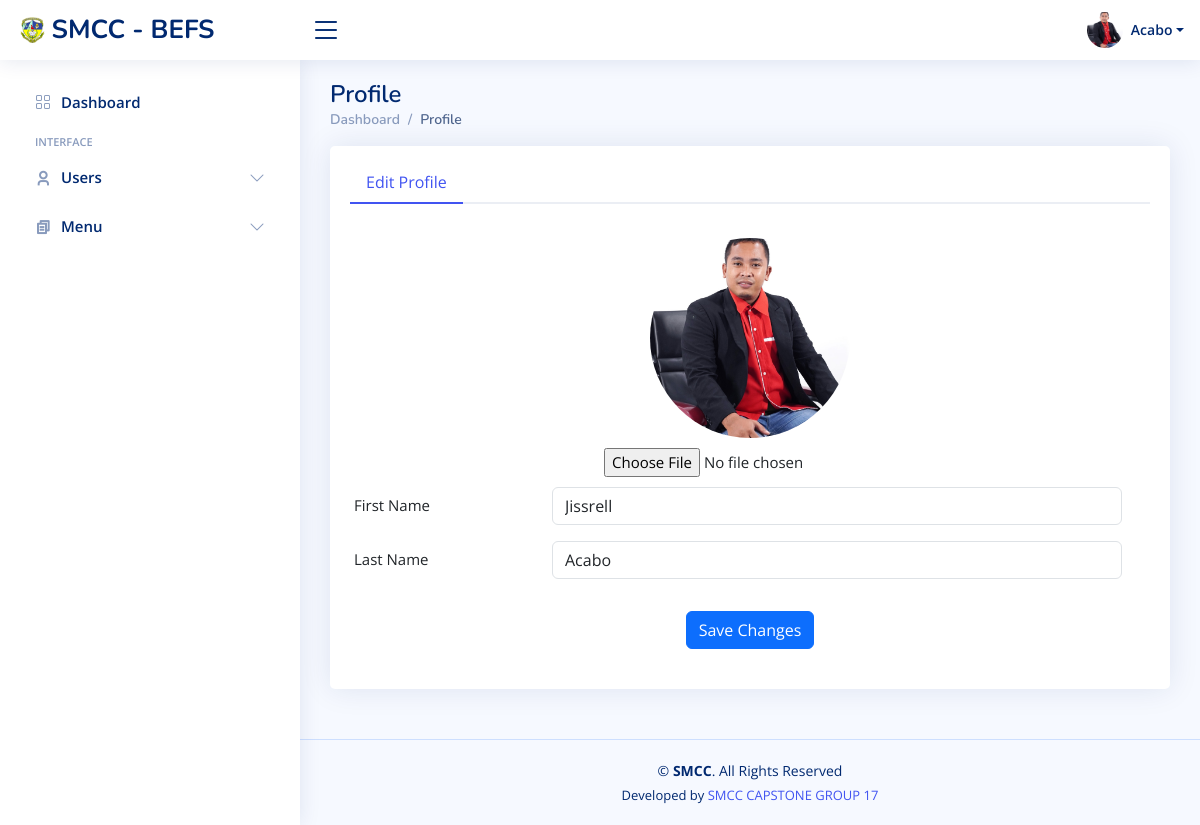
/admin/admin_profile.php?user_id=2, run on the app's committed database.
### tables this page shows
CREATE TABLE `users` (
  `id` int(11) NOT NULL,
  `username` varchar(255) DEFAULT NULL,
  `password` varchar(255) DEFAULT NULL,
  `type` varchar(255) DEFAULT NULL,
  `status` varchar(255) DEFAULT NULL,
  `fname` varchar(255) DEFAULT NULL,
  `lname` varchar(255) DEFAULT NULL,
  `profile_image` varchar(255) DEFAULT NULL,
  `date_created` datetime DEFAULT NULL,
  `logged_in` varchar(255) DEFAULT NULL
);

### admin/admin_profile.php (the view, shortened to what this page needs)
<?php
include('../dbconnect.php');
$user_id = $_REQUEST['user_id'];
$query = mysqli_query($conn, "SELECT * FROM users WHERE id = '$user_id'") or die(mysqli_error());
if ($row = mysqli_fetch_array($query)) {
    $logged_in = $row['logged_in'];
    if ($logged_in == "NO" || $logged_in == null) {
        echo "<script type='text/javascript'>alert('Please login again!'); document.location='index.php'</script>";
    } else {
        $fname = ucfirst(strtolower($row['fname']));
        $lname = ucfirst(strtolower($row['lname']));
    }
}
?>
<!DOCTYPE html>
<html lang="en">
<head>
    <link href="../assets/vendor/bootstrap/css/bootstrap.min.css" rel="stylesheet">
    <link href="../assets/vendor/bootstrap-icons/bootstrap-icons.css" rel="stylesheet">
    <link href="../assets/vendor/boxicons/css/boxicons.min.css" rel="stylesheet">
    <link href="../assets/vendor/quill/quill.snow.css" rel="stylesheet">
    <link href="../assets/vendor/quill/quill.bubble.css" rel="stylesheet">
    <link href="../assets/vendor/remixicon/remixicon.css" rel="stylesheet">
    <link href="../assets/vendor/simple-datatables/style.css" rel="stylesheet">
    <link href="../assets/css/style.css" rel="stylesheet">
</head>
<body>
<?php include('../header.php'); ?>
<?php include('../sidebar.php'); ?>
<main id="main" class="main">
    <div class="pagetitle">
        <h1>Profile</h1>
        <nav>
            <ol class="breadcrumb">
                <li class="breadcrumb-item"><a href="admin_home.php?user_id=<?php echo $user_id; ?>">Dashboard</a></li>
                <li class="breadcrumb-item active">Profile</li>
            </ol>
        </nav>
    </div>
    <section class="section profile">
        <div class="row">
            <div class="col-xl-12">
                <div class="card">
                    <div class="card-body pt-3">
                        <ul class="nav nav-tabs nav-tabs-bordered">
                            <li class="nav-item">
                                <button class="nav-link active" data-bs-toggle="tab" data-bs-target="#profile-overview">Edit Profile</button>
                            </li>
                        </ul>
                        <div class="tab-content pt-2">
                            <div class="tab-pane fade show active profile-overview" id="profile-overview">
                                <form action="admin_profile.php?user_id=<?php echo $user_id; ?>" method="POST" enctype="multipart/form-data" class="row g-3 user needs-validation" novalidate>
                                    <div style="text-align: center; margin-top: 20px;">
                                        <br>
                                        <div>
                                            <img src="<?php echo $profile_image; ?>" alt="Profile Image" style="width: 200px; height: 200px; border-radius: 100%; display: block; margin: 0 auto;">
                                            <input type="file" name="profile_image" accept="image/*" style="display: block; margin: 10px auto;">
                                        </div>
                                    </div>
                                    <br>
                                    <div class="row mb-3">
                                        <label for="fullName" class="col-md-4 col-lg-3 col-form-label">First Name</label>
                                        <div class="col-md-8 col-lg-9">
                                            <input name="fname" type="text" class="form-control" id="fullName" value="<?php echo $fname; ?>" required>
                                        </div>
                                    </div>
                                    <div class="row mb-3">
                                        <label for="about" class="col-md-4 col-lg-3 col-form-label">Last Name</label>
                                        <div class="col-md-8 col-lg-9">
                                            <input name="lname" type="text" class="form-control" id="fullName" value="<?php echo $lname; ?>" required>
                                        </div>
                                    </div>
                                    <div class="text-center">
                                        <button name="update_admin" type="submit" class="btn btn-primary">Save Changes</button>
                                    </div>
                                </form>
                            </div>
                        </div>
                    </div>
                </div>
            </div>
        </div>
    </section>
</main>
<?php include('../footer.php'); ?>
</body>
</html>

### header.php (shortened to what this page needs)
<header id="header" class="header fixed-top d-flex align-items-center">
    <div class="d-flex align-items-center justify-content-between">
      <a href="admin_home.php?user_id=<?php echo $user_id; ?>" class="logo d-flex align-items-center">
        <img src="../images/Smcc_logo.gif" alt="">
        <span class="d-none d-lg-block">SMCC - BEFS</span>
      </a>
      <i class="bi bi-list toggle-sidebar-btn"></i>
    </div>
    <nav class="header-nav ms-auto">
      <ul class="d-flex align-items-center">
        <li class="nav-item dropdown pe-3">
          <a class="nav-link nav-profile d-flex align-items-center pe-0" href="#" data-bs-toggle="dropdown">
          <?php
        $profile_image = !empty($row['profile_image']) ? $row['profile_image'] : '../assets/img/profile-img2.jpg';
        ?>
        <img src="<?php echo $profile_image; ?>" alt="Profile" class="rounded-circle">
            <span class="d-none d-md-block dropdown-toggle ps-2"><?php echo $lname; ?></span>
          </a>
        </li>
      </ul>
    </nav>
  </header>

### assets/css/style.css (style rules this page uses)
:root { scroll-behavior: smooth; }
body { font-family: "Open Sans", sans-serif; background: #f6f9ff; color: #444444; }
a { color: #4154f1; text-decoration: none; }
h1, h2, h3, h4, h5, h6 { font-family: "Nunito", sans-serif; }
#main { margin-top: 60px; padding: 20px 30px; transition: all 0.3s; }
.pagetitle { margin-bottom: 10px; }
.pagetitle h1 { font-size: 24px; margin-bottom: 0; font-weight: 600; color: #012970; }
.card { margin-bottom: 30px; border: none; border-radius: 5px; box-shadow: 0px 0 30px rgba(1, 41, 112, 0.1); }
.card-body { padding: 0 20px 20px 20px; }
.breadcrumb { font-size: 14px; font-family: "Nunito", sans-serif; color: #899bbd; font-weight: 600; }
.breadcrumb a { color: #899bbd; transition: 0.3s; }
.breadcrumb .breadcrumb-item::before { color: #899bbd; }
.breadcrumb .active { color: #51678f; font-weight: 600; }
.nav-tabs-bordered { border-bottom: 2px solid #ebeef4; }
.nav-tabs-bordered .nav-link { margin-bottom: -2px; border: none; color: #2c384e; }
.nav-tabs-bordered .nav-link.active { background-color: #fff; color: #4154f1; border-bottom: 2px solid #4154f1; }
.logo { line-height: 1; }
@media (min-width: 1200px) { .logo { width: 280px; } }
.logo img { max-height: 26px; margin-right: 6px; }
.logo span { font-size: 26px; font-weight: 700; color: #012970; font-family: "Nunito", sans-serif; }
.header { transition: all 0.5s; z-index: 997; height: 60px; box-shadow: 0px 2px 20px rgba(1, 41, 112, 0.1); background-color: #fff; padding-left: 20px; }
.header .toggle-sidebar-btn { font-size: 32px; padding-left: 10px; cursor: pointer; color: #012970; }
.header-nav ul { list-style: none; }
.header-nav>ul { margin: 0; padding: 0; }
.header-nav .nav-profile { color: #012970; }
.header-nav .nav-profile img { max-height: 36px; }
.header-nav .nav-profile span { font-size: 14px; font-weight: 600; }
@media (min-width: 1200px) { #main, #footer { margin-left: 300px; } }
.profile .profile-overview .row { margin-bottom: 20px; font-size: 15px; }

### data on the page
users: profile_image (picture), lname "Acabo", fname "Jissrell"
